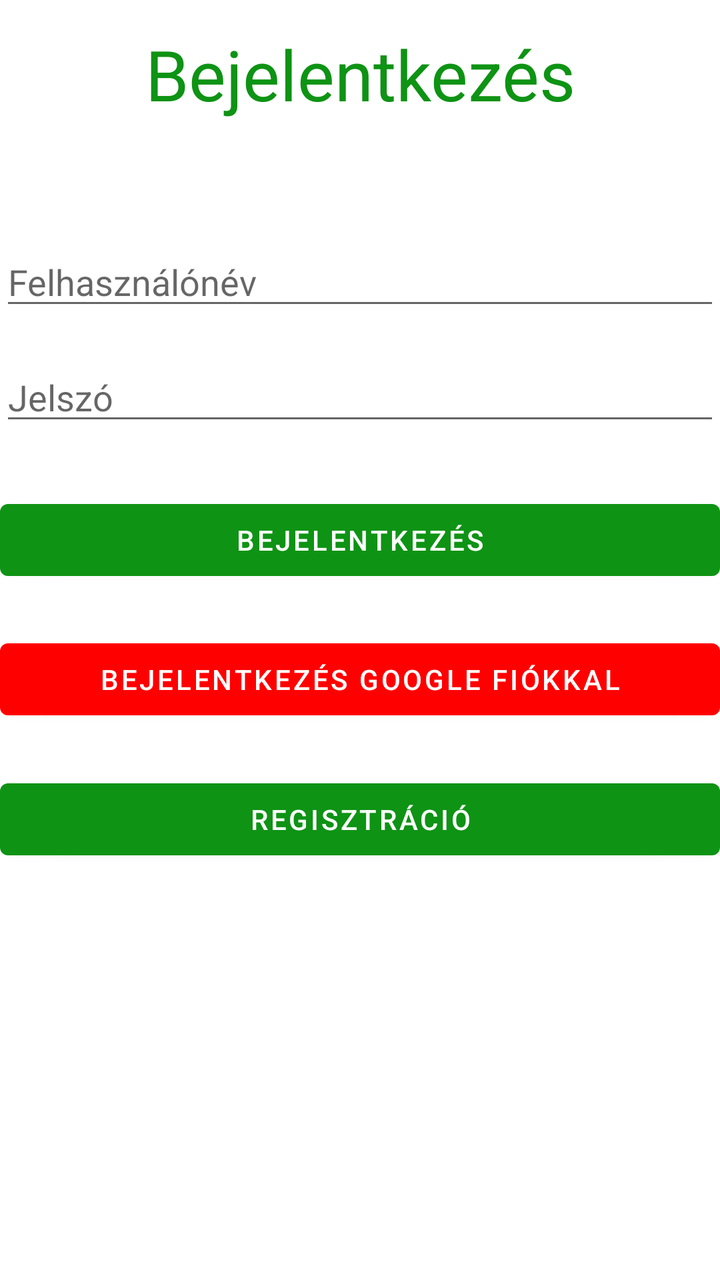
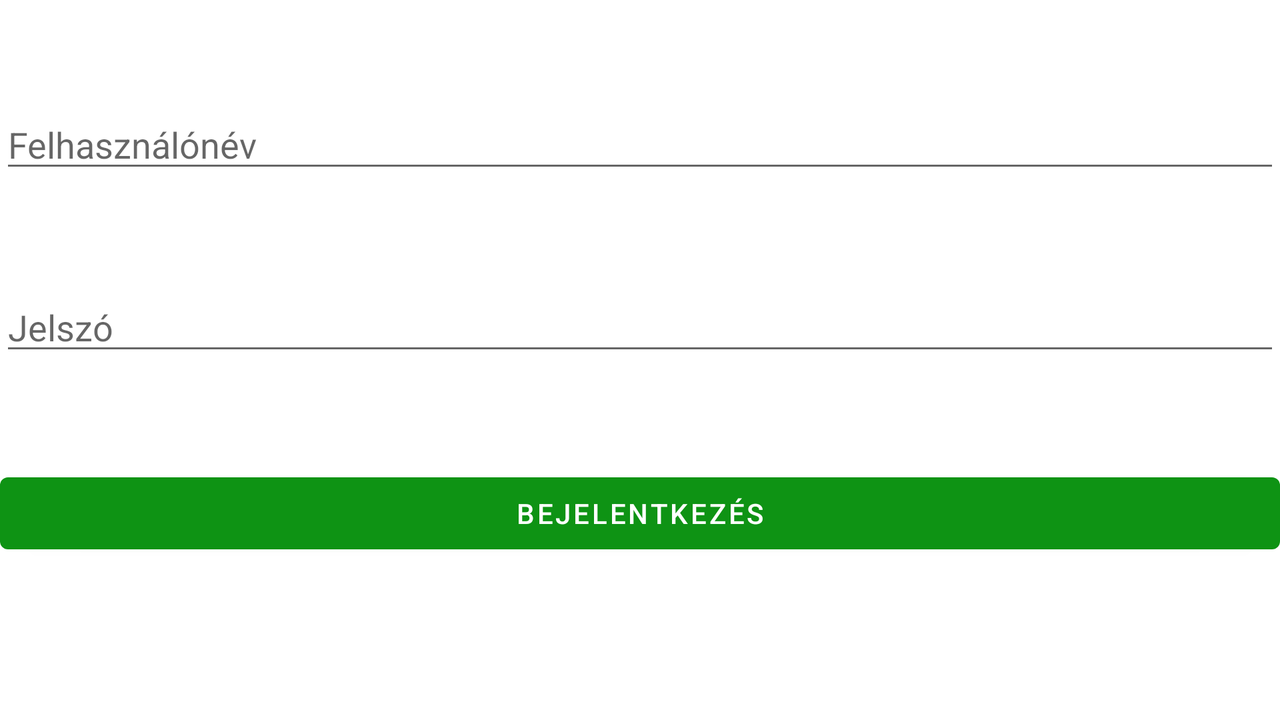

The same Android screen from two of the app's own layout files: first res/layout/ as a phone draws it, then the repository's variant for another configuration, drawn on a device whose configuration selects that folder. Both files follow.
<!-- AndroidManifest.xml: application theme Theme.Mobiljegy -->
<!-- res/layout/activity_main.xml -->
<?xml version="1.0" encoding="utf-8"?>
<androidx.constraintlayout.widget.ConstraintLayout xmlns:android="http://schemas.android.com/apk/res/android"
    xmlns:app="http://schemas.android.com/apk/res-auto"
    xmlns:tools="http://schemas.android.com/tools"
    android:layout_width="match_parent"
    android:layout_height="match_parent"
    tools:context=".MainActivity">


    <TextView
        android:id="@+id/textView"
        android:layout_width="297dp"
        android:layout_height="80dp"
        android:text="@string/login"
        android:textAlignment="center"
        android:textColor="#0E9314"
        android:textColorHighlight="#0E9314"
        android:textColorHint="#0E9314"
        android:textColorLink="#0E9314"
        android:textSize="35sp"
        app:layout_constraintBottom_toTopOf="@+id/editText_UserName"
        app:layout_constraintEnd_toEndOf="parent"
        app:layout_constraintStart_toStartOf="parent"
        app:layout_constraintTop_toTopOf="parent"
        app:layout_constraintVertical_bias="0.357" />

    <EditText
        android:id="@+id/editText_UserName"
        android:layout_width="match_parent"
        android:layout_height="wrap_content"
        android:ems="10"
        android:hint="@string/username"
        android:inputType="text"
        app:layout_constraintBottom_toBottomOf="parent"
        app:layout_constraintTop_toTopOf="parent"
        app:layout_constraintVertical_bias="0.198"
        tools:layout_editor_absoluteX="0dp" />

    <EditText
        android:id="@+id/editText_Password"
        android:layout_width="match_parent"
        android:layout_height="wrap_content"
        android:layout_marginBottom="300dp"
        android:ems="10"
        android:hint="@string/password"
        android:inputType="textPassword"
        app:layout_constraintBottom_toBottomOf="parent"
        app:layout_constraintTop_toBottomOf="@+id/editText_UserName"
        app:layout_constraintVertical_bias="0.117"
        tools:layout_editor_absoluteX="0dp" />

    <Button
        android:id="@+id/loginButton"
        android:layout_width="0dp"
        android:layout_height="wrap_content"
        android:onClick="login"
        android:text="@string/login"
        app:backgroundTint="#0E9314"
        app:layout_constraintBottom_toBottomOf="parent"
        app:layout_constraintEnd_toEndOf="parent"
        app:layout_constraintHorizontal_bias="0.0"
        app:layout_constraintStart_toStartOf="parent"
        app:layout_constraintTop_toBottomOf="@+id/editText_Password"
        app:layout_constraintVertical_bias="0.076" />


    <Button
        android:id="@+id/loginButtonGoogle"
        android:layout_width="0dp"
        android:layout_height="wrap_content"
        android:onClick="loginWithGoogle"
        android:text="@string/loginGoogle"
        app:backgroundTint="#FF0000"
        app:layout_constraintBottom_toBottomOf="parent"
        app:layout_constraintEnd_toEndOf="parent"
        app:layout_constraintHorizontal_bias="0.0"
        app:layout_constraintStart_toStartOf="parent"
        app:layout_constraintTop_toBottomOf="@+id/loginButton"
        app:layout_constraintVertical_bias="0.073" />

    <Button
        android:id="@+id/registerButton"
        android:layout_width="0dp"
        android:layout_height="wrap_content"
        android:onClick="register"
        android:text="@string/register"
        app:backgroundTint="#0E9314"
        app:layout_constraintBottom_toBottomOf="parent"
        app:layout_constraintEnd_toEndOf="parent"
        app:layout_constraintHorizontal_bias="0.0"
        app:layout_constraintStart_toStartOf="parent"
        app:layout_constraintTop_toBottomOf="@+id/loginButtonGoogle"
        app:layout_constraintVertical_bias="0.097" />

</androidx.constraintlayout.widget.ConstraintLayout>
<!-- resources referenced by this layout -->
<resources>
  <string name="login">Bejelentkezés</string>
  <string name="loginGoogle">Bejelentkezés Google fiókkal</string>
  <string name="password">Jelszó</string>
  <string name="register">Regisztráció</string>
  <string name="username">Felhasználónév</string>
  <style name="Theme.Mobiljegy" parent="Theme.MaterialComponents.DayNight.DarkActionBar">
          
          <item name="colorPrimary">#0E9314</item>
          <item name="colorPrimaryVariant">#0E9314</item>
          <item name="colorOnPrimary">@color/white</item>
          
          <item name="colorSecondary">@color/teal_200</item>
          <item name="colorSecondaryVariant">@color/teal_700</item>
          <item name="colorOnSecondary">@color/black</item>
          
          <item name="android:statusBarColor" tools:targetApi="l">?attr/colorPrimaryVariant</item>
          
      </style>
  <color name="white">#FFFFFFFF</color>
  <color name="teal_200">#FF03DAC5</color>
  <color name="teal_700">#FF018786</color>
  <color name="black">#FF000000</color>
</resources>
<!-- res/layout-land/activity_main.xml (the repository's variant of the layout above) -->
<!-- drawn on the phone turned sideways -->
<?xml version="1.0" encoding="utf-8"?>
<LinearLayout xmlns:app="http://schemas.android.com/apk/res-auto"
    xmlns:tools="http://schemas.android.com/tools"
    xmlns:android="http://schemas.android.com/apk/res/android"
    android:layout_width="match_parent"
    android:layout_height="match_parent"
    tools:context=".MainActivity"
    android:orientation="vertical">

    <EditText
        android:id="@+id/editText_UserName"
        android:layout_width="match_parent"
        android:layout_height="wrap_content"
        android:ems="10"
        android:hint="@string/username"
        android:inputType="text"
        android:layout_marginTop="50dp"
        />

    <EditText
        android:id="@+id/editText_Password"
        android:layout_width="match_parent"
        android:layout_height="wrap_content"
        android:autofillHints=""
        android:ems="10"
        android:hint="@string/password"
        android:layout_marginTop="50dp"
        android:inputType="textPassword"
        />

    <Button
        android:id="@+id/loginButton"
        android:layout_width="match_parent"
        android:layout_height="wrap_content"
        android:onClick="login"
        android:text="@string/login"
        android:layout_marginTop="50dp"
        app:backgroundTint="#0E9314"
        />
</LinearLayout>
<!-- resources referenced by the variant -->
<!-- as the phone turned sideways resolves them -->
<resources>
  <string name="login">Bejelentkezés</string>
  <string name="password">Jelszó</string>
  <string name="username">Felhasználónév</string>
  <style name="Theme.Mobiljegy" parent="Theme.MaterialComponents.DayNight.DarkActionBar">
          
          <item name="colorPrimary">#0E9314</item>
          <item name="colorPrimaryVariant">#0E9314</item>
          <item name="colorOnPrimary">@color/white</item>
          
          <item name="colorSecondary">@color/teal_200</item>
          <item name="colorSecondaryVariant">@color/teal_700</item>
          <item name="colorOnSecondary">@color/black</item>
          
          <item name="android:statusBarColor" tools:targetApi="l">?attr/colorPrimaryVariant</item>
          
      </style>
  <color name="white">#FFFFFFFF</color>
  <color name="teal_200">#FF03DAC5</color>
  <color name="teal_700">#FF018786</color>
  <color name="black">#FF000000</color>
</resources>
